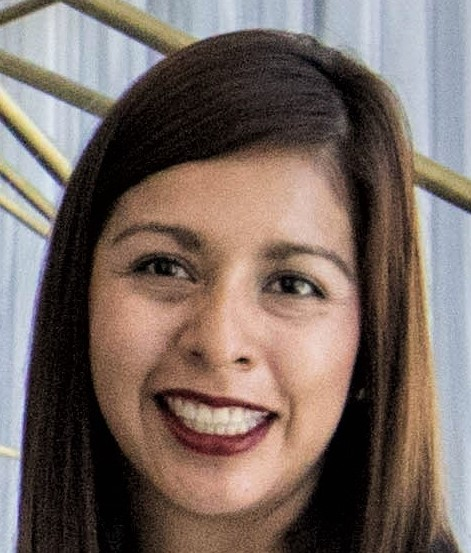
#> input picture images/face.jpeg, 471 x 553 px, found by its file name
$ jupyter execute FeatureMatching.ipynb
#> lines starting #> are read from the running program, lines starting #| are printed output that depends on the picture
## Feature Matching

### Import libraries and load in the image

[cell 1]
import cv2
import matplotlib.pyplot as plt

# Set the default figure size
plt.rcParams['figure.figsize'] = [14.0, 7.0]

# Load the training image
image1 = cv2.imread('D:/ComputerVision/images/face.jpeg')
#> image1 is the input picture: shape (553, 471, 3); mean B, G, R 98.9, 105.9, 121

# Load the query image
image2 = cv2.imread('D:/ComputerVision/images/face.jpeg')

# Convert the training image to RGB
training_image = cv2.cvtColor(image1, cv2.COLOR_BGR2RGB)

# Convert the query image to RGB
query_image = cv2.cvtColor(image2, cv2.COLOR_BGR2RGB)

# Display the training and query images
plt.subplot(121)
plt.title('Training Image')
plt.imshow(training_image)
plt.subplot(122)
plt.title('Query Image')
plt.imshow(query_image)
plt.show()
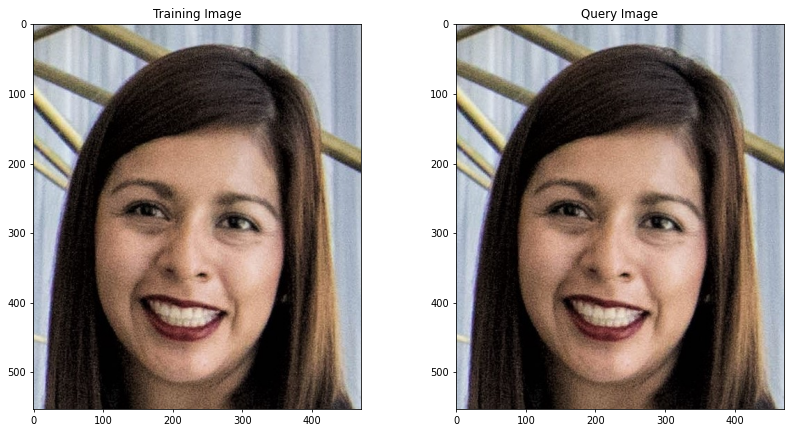
#> figure drawn by matplotlib, 2 panels

# Convert the training image to gray scale
training_gray = cv2.cvtColor(training_image, cv2.COLOR_BGR2GRAY)
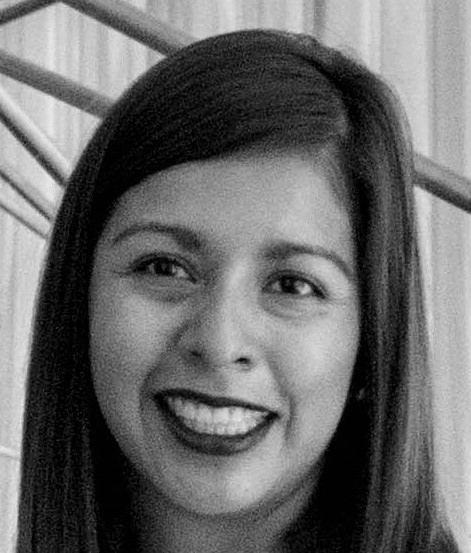
#> training_gray: shape (553, 471); min 0, max 236, mean 105.5

# Convert the query image to gray scale
query_gray = cv2.cvtColor(query_image, cv2.COLOR_BGR2GRAY)

### Find keypoints

[cell 2]
orb= cv2.ORB_create(1000,2.0)

# Find the keypoints in the gray scale training and query images and compute their ORB descriptor.
# The None parameter is needed to indicate that we are not using a mask in either case.
keypoints_train, descriptors_train = orb.detectAndCompute(training_gray, None)
#> keypoints_train = 821 keypoints; strongest (x, y, size): (306, 286, 62), (252, 420, 124), (272, 412, 124), (300, 288, 124)
keypoints_query, descriptors_querry = orb.detectAndCompute(query_gray, None)
#> keypoints_query has the same summary as keypoints_train

### Create a Brute Force Matcher Object

[cell 3]
# Set crossCheck to True so that the BFMatcher will only return consistent pairs
# Such technique usually produces best results with minimal number of outliers when there are enough matches.
bf = cv2.BFMatcher(cv2.NORM_HAMMING, crossCheck = True)

# Perform the matching between the ORB descriptors of the training image and the query image
matches = bf.match(descriptors_train, descriptors_querry)
#> matches = 821 matches

# The matches with shorter distance are the ones we want. So, we sort the matches according to distance
matches = sorted(matches, key = lambda x : x.distance)

# Connect the keypoints in the training image with their best matching keypoints in the query image.
# The best matches correspond to the first elements in the sorted matches list, since they are the ones
# with the shorter distance. We draw the first 300 mathces and use flags = 2 to plot the matching keypoints
# without size or orientation.
result = cv2.drawMatches(training_gray, keypoints_train, query_gray, keypoints_query, matches[:300], query_gray, flags = 2)
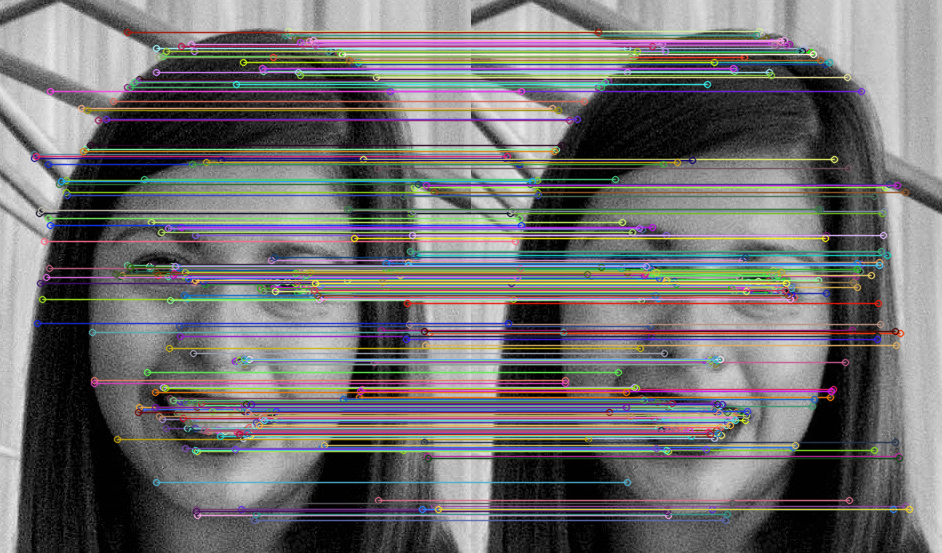
#> result: shape (553, 942, 3); mean of channels 0, 1, 2 111.4, 111, 112.8; drawn as B, G, R

# Display the best matching points
plt.title('Best Matching Points')
plt.imshow(result)
plt.show()

# Print the number of keypoints detected in the training image
print("Number of Keypoints Detected In The Training Image: ", len(keypoints_train))
#| Number of Keypoints Detected In The Training Image:  821

# Print the number of keypoints detected in the query image
print("Number of Keypoints Detected In The Query Image: ", len(keypoints_query))
#| Number of Keypoints Detected In The Query Image:  821

# Print total number of matching points between the training and query images
print("\nNumber of Matching Keypoints Between The Training and Query Images: ", len(matches))
#| Number of Matching Keypoints Between The Training and Query Images:  821

$ run again, with images/Team.jpeg copied over images/face.jpeg
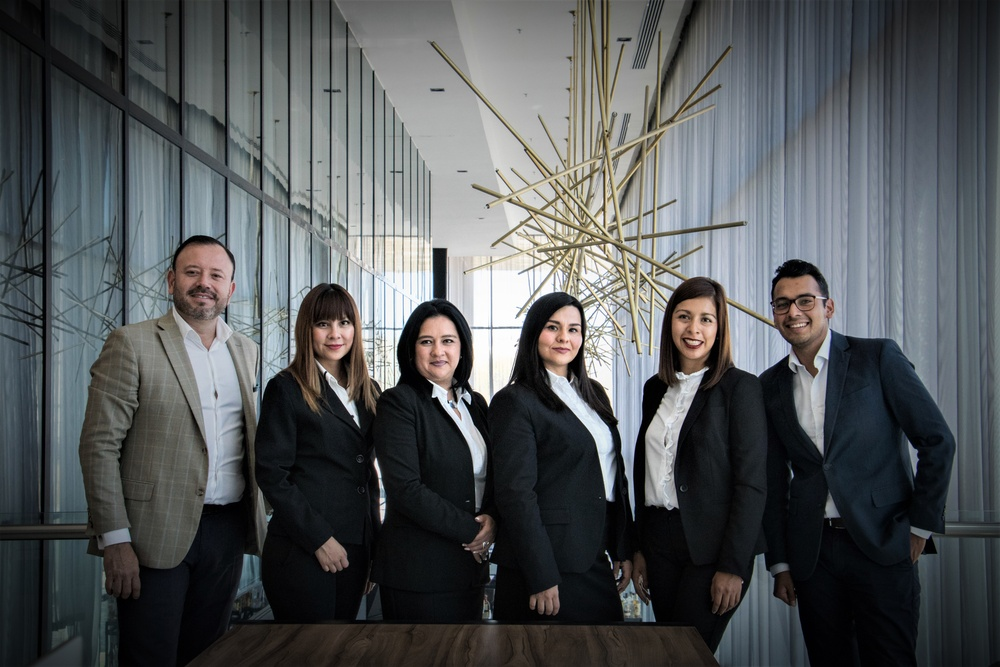
#> input picture images/Team.jpeg, 1000 x 667 px, shrunk from 5905 x 3937 before the run, found by its file name
#> image1 is the input picture: shape (667, 1000, 3); mean B, G, R 88.3, 86.5, 83.2
#> `training_gray = cv2.cvtColor(training_image, cv2.COLOR_BGR2GRAY)`:
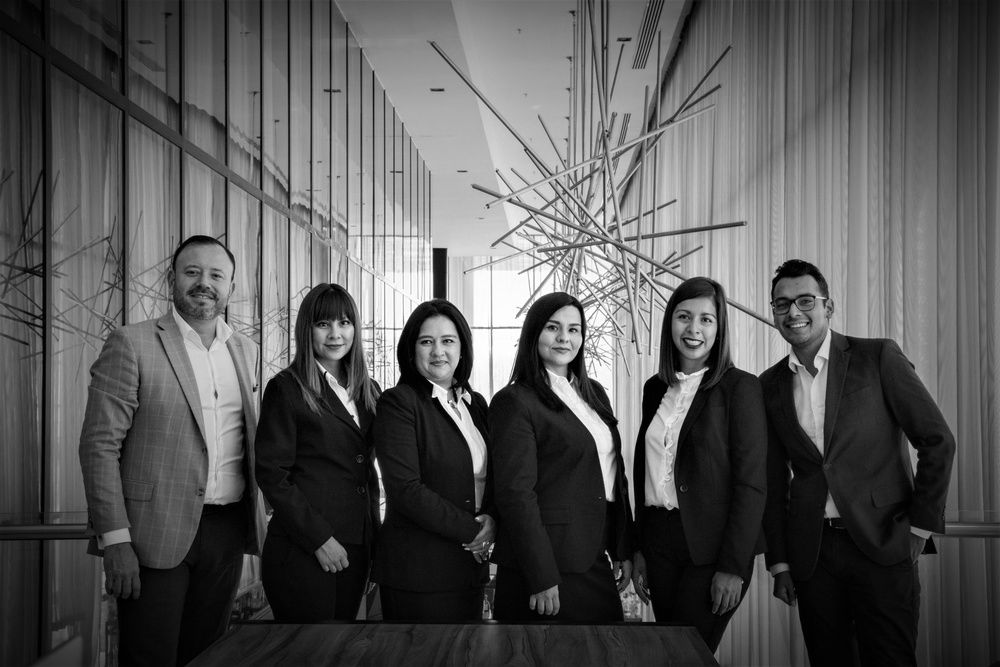
#> training_gray: shape (667, 1000); min 0, max 255, mean 86.6
#> keypoints_train = 941 keypoints; strongest (x, y, size): (440, 304, 248), (424, 304, 248), (488, 376, 248), (480, 408, 248)
#> keypoints_query has the same summary as keypoints_train
#> matches = 941 matches
#> `result = cv2.drawMatches(training_gray, keypoints_train, query_gray, k..`:
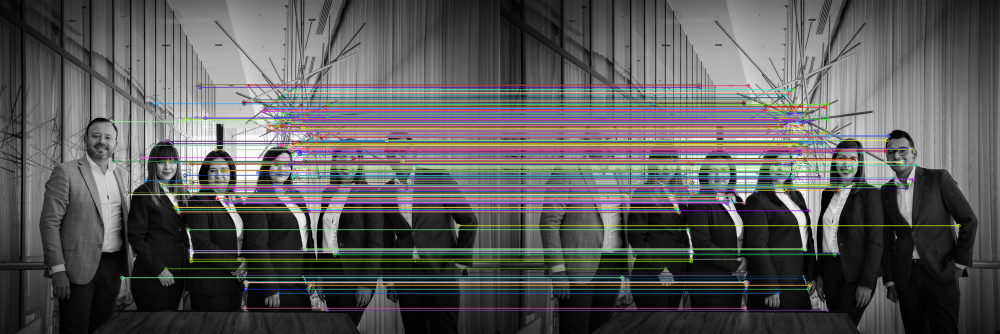
#> result: shape (667, 2000, 3) (shown at 1/2 size); mean of channels 0, 1, 2 88.9, 89.1, 89.6; drawn as B, G, R
#| Number of Keypoints Detected In The Training Image:  941
#| Number of Keypoints Detected In The Query Image:  941
#| Number of Matching Keypoints Between The Training and Query Images:  941
